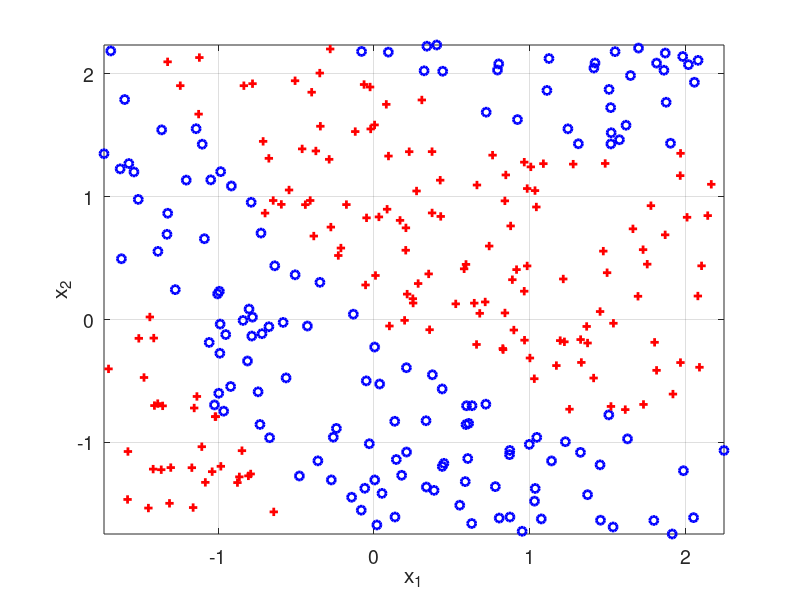

MATLAB code to generate this figure: (Note: this script raises an error after producing the figure.)
%% Cross Validation

% Alles loeschen und schliessen
clear all; close all; clc;

% Daten laden
load('data_KSVM');

% Daten zufällig anordnen
m = length(y);
% permutation = randperm(m);
% 
% y = y(permutation);
% x = x(:, permutation);

% Zeichnen der Trainingsdaten:
figure(1)

indp = find(y>0); % Daten mit +1 
indm = find(y<0); % Daten mit -1 

plot(x(1,indp),x(2,indp),'ob','Linewidth',2); hold on;
plot(x(1,indm),x(2,indm),'+r','Linewidth',2); hold on;
grid on;
axis tight;
xlabel('x_1')
ylabel('x_2')
set(gca,'fontsize',14)

%% a) und b) Cross-Validation

% Lambda fuer weiche Kern-SVM-Regel:
lam = 0.5/m;

% Anzahl Blöcke bzw. folds
K = 10;
batch_size = m/K;

% Skalierungsparameter:
kappas = 2.^(-2:0.25:3);

% Schleife über kappa-Werte
CV_error = zeros(1,length(kappas));
tic;
for j = 1:length(kappas),
    kappa = kappas(j);
    
    % Cross-Validation-Schleife über Blöcke
    for k = 1:K,
        indizes_test = (k-1)*batch_size + (1:batch_size);
        indizes_train = setdiff(1:m,indizes_test);
        
        % Trainigsdaten
        x_train = x(:, indizes_train);
        y_train = y(indizes_train);
        
        % Lernen aus Trainingsdaten
        KSVM = fitcsvm(x_train',y_train, 'ClassNames',[-1,1],...
            'KernelFunction','rbf', 'KernelScale', 1/sqrt(kappa), ...
            'BoxConstraint', 0.5/m/lam);

        % Testsdaten
        x_test = x(:, indizes_test);
        y_test = y(indizes_test);
        
        % CV-Fehler aufdatieren für Verlust
        h_test = predict(KSVM, x_test');
        CV_error(j) = CV_error(j) + mean(y_test' ~= h_test);
     
    end
    
    CV_error(j) = CV_error(j)/K;
  
end
toc;

% Zeichnen
figure(2)
plot(kappas, CV_error,'o-','linewidth',2);
grid on;
xlabel('\kappa')
ylabel('CV-Error')
title('Kreuzvalidierung mit 01-Verlust')
set(gca,'FontSize',16)


%% c) Beste und schlechteste Hypothese neu lernen

[CV_min, j_min] = min(CV_error)
[CV_max, j_max] = max(CV_error)
kappa_best = kappas(j_min);
kappa_worst = kappas(j_max);

% Lernen aus ALLEN Trainingsdaten
KSVM_best = fitcsvm(x',y, 'ClassNames',[-1,1],...
    'KernelFunction','rbf', 'KernelScale', 1/sqrt(kappa_best), ...
    'BoxConstraint', 0.5/m/lam);

KSVM_worst = fitcsvm(x',y, 'ClassNames',[-1,1],...
    'KernelFunction','rbf', 'KernelScale', 1/sqrt(kappa_worst), ...
    'BoxConstraint', 0.5/m/lam);

%% Zeichnen der erlernten Hypothesen

x1 = -1.75 : 4 / 500 : 2.25; % Gitterpunkte in x1-Richtung
x2 = -1.75 : 4 / 500 : 2.25; % Gitterpunkte in x1-Richtung
[XX1,XX2] = meshgrid(x1,x2); % 2D-Gitter erzeugen
X1 = XX1(:); X2 = XX2(:); % Gitterpunkt-Matrizen als Spaltenvektoren

[~,grid_labels_best] = predict(KSVM_best, [X1,X2]);
[~,grid_labels_worst] = predict(KSVM_worst, [X1,X2]);

% Zeichnen:
figure(1)
hold on;

% Erlernte Trennlinien
contour(XX1,XX2,reshape(grid_labels_best(:,2),size(XX1)),[0 0],'-g','LineWidth',2);
contour(XX1,XX2,reshape(grid_labels_worst(:,2),size(XX1)),[0 0],'-m','LineWidth',2);

% Wahre Trennlinien
plot(x1, (x1.^2 - 3*x1 - 2*0)/3 ,'-k')
plot(x1, (x1.^2 - 3*x1 - 2*pi)/3 ,'-k')
plot(x1, (x1.^2 - 3*x1 + 2*pi)/3 ,'-k')

% Grafikparameter
ylim([-1.75,2.25])
legend({'-1','1','best h_S','worst h_S','truth'},'Location','Best');
title(['\kappa = ',sprintf('%f', kappa)])
xlabel('x_1')
ylabel('x_2')
set(gca,'fontsize',14)


%% d) Vergleich CV-Fehler zu geschätzten Verallgemeinerungsfehler

% Neue Daten erzeugen
x_neu = 4*rand(2,m) - 1.75; % zufaellige x-Werte in [-1.75,2.253]^2
% Wahre multivariate Funktion fuer Klassifizierung:
f_true = @(x) sin( 0.5*( x(1,:).^2 - 3*(x(2,:) + x(1,:)) ) ); 
% Entsprechende Markierungen:
y_neu = 2*(f_true(x_neu) >0)-1;

error_gen = mean(y_neu' ~=  predict(KSVM_best, x_neu'))
CV_min

error_gen = mean(y_neu' ~=  predict(KSVM_worst, x_neu'))
CV_max
